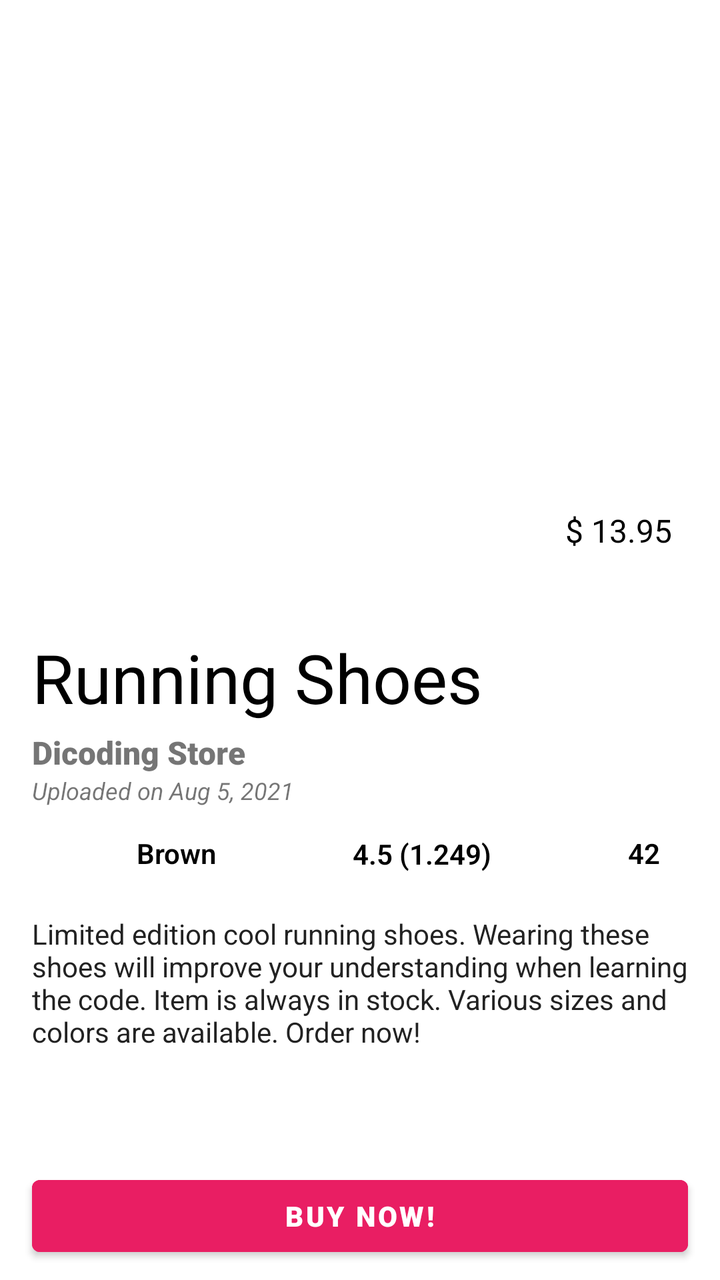
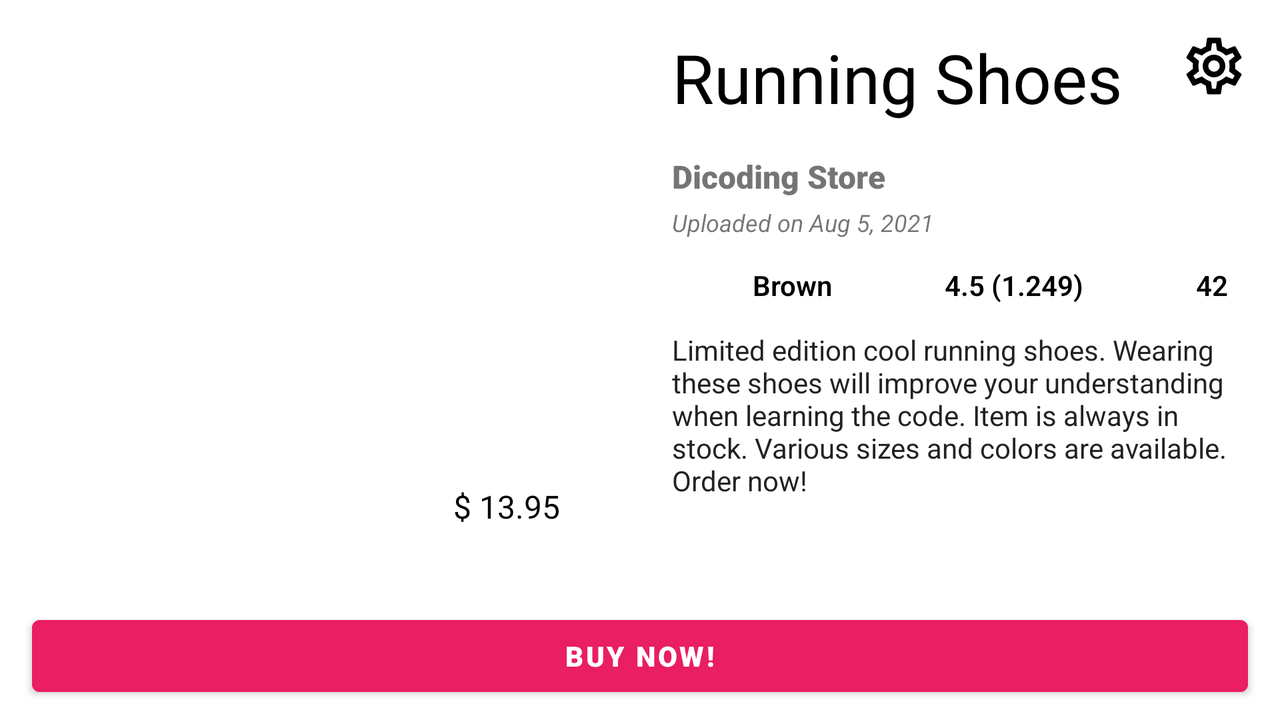

Two renders of one Android screen. The first uses the default layout on a phone; the second uses the alternative layout the repository ships for a different screen configuration, on a matching device. The two XML files are below.
<!-- AndroidManifest.xml: application theme Theme.AndroidIntemediate -->
<!-- res/layout/activity_accessibility.xml -->
<?xml version="1.0" encoding="utf-8"?>
<androidx.constraintlayout.widget.ConstraintLayout xmlns:android="http://schemas.android.com/apk/res/android"
    xmlns:app="http://schemas.android.com/apk/res-auto"
    xmlns:tools="http://schemas.android.com/tools"
    android:layout_width="match_parent"
    android:layout_height="match_parent"
    tools:context=".localizationaccessibility.accessibility.AccessibilityActivity">

    <ImageView
        android:id="@+id/imgPreview"
        android:layout_width="@dimen/value_0dp"
        android:layout_height="@dimen/value_300dp"
        android:scaleType="centerCrop"
        android:contentDescription="@string/app_name"
        app:layout_constraintTop_toTopOf="parent"
        app:layout_constraintStart_toStartOf="parent"
        app:layout_constraintEnd_toEndOf="parent"
        app:srcCompat="@drawable/shoes"/>

    <ImageView
        android:id="@+id/imgColors"
        android:layout_width="@dimen/value_30dp"
        android:layout_height="@dimen/value_30dp"
        android:layout_marginTop="@dimen/value_8dp"
        android:contentDescription="@string/app_name"
        app:layout_constraintTop_toBottomOf="@+id/tvDate"
        app:layout_constraintStart_toEndOf="@+id/space1"
        app:layout_constraintEnd_toStartOf="@+id/tvColor"
        app:layout_constraintHorizontal_bias="0.5"
        app:srcCompat="@drawable/ic_baseline_circle_24" />

    <ImageView
        android:id="@+id/imgRating"
        android:layout_width="@dimen/value_30dp"
        android:layout_height="@dimen/value_30dp"
        android:contentDescription="@string/app_name"
        app:layout_constraintTop_toTopOf="@+id/imgColors"
        app:layout_constraintStart_toEndOf="@+id/space2"
        app:layout_constraintEnd_toStartOf="@+id/tvRating"
        app:layout_constraintHorizontal_bias="0.5"
        app:srcCompat="@drawable/ic_baseline_star_24" />

    <ImageView
        android:id="@+id/imgSize"
        android:layout_width="@dimen/value_30dp"
        android:layout_height="@dimen/value_30dp"
        android:contentDescription="@string/app_name"
        app:layout_constraintTop_toTopOf="@+id/imgRating"
        app:layout_constraintStart_toEndOf="@+id/space4"
        app:layout_constraintEnd_toStartOf="@+id/tvSize"
        app:layout_constraintHorizontal_bias="0.5"
        app:srcCompat="@drawable/ic_baseline_shoe" />

    <View
        android:id="@+id/view"
        android:layout_width="@dimen/value_0dp"
        android:layout_height="@dimen/value_0dp"
        android:layout_marginTop="@dimen/value_min_8dp"
        android:layout_marginBottom="@dimen/value_min_8dp"
        android:layout_marginStart="@dimen/value_min_8dp"
        android:layout_marginEnd="@dimen/value_min_8dp"
        android:background="@drawable/rounded_background"
        app:layout_constraintTop_toTopOf="@+id/tvPrice"
        app:layout_constraintBottom_toBottomOf="@+id/tvPrice"
        app:layout_constraintStart_toStartOf="@+id/tvPrice"
        app:layout_constraintEnd_toEndOf="@+id/tvPrice"/>

    <TextView
        android:id="@+id/tvPrice"
        android:layout_width="wrap_content"
        android:layout_height="wrap_content"
        android:layout_marginBottom="@dimen/value_24dp"
        android:layout_marginEnd="@dimen/value_24dp"
        android:fontFamily="sans-serif-thin"
        android:textColor="@color/black"
        android:textSize="@dimen/value_16sp"
        android:textStyle="bold"
        android:text="@string/product_price"
        app:layout_constraintBottom_toBottomOf="@+id/imgPreview"
        app:layout_constraintEnd_toEndOf="parent" />

    <TextView
        android:id="@+id/tvName"
        android:layout_width="wrap_content"
        android:layout_height="wrap_content"
        android:layout_marginTop="@dimen/value_16dp"
        android:layout_marginStart="@dimen/value_16dp"
        android:fontFamily="sans-serif-thin"
        android:textAllCaps="false"
        android:textColor="@color/black"
        android:textSize="@dimen/value_34sp"
        android:textStyle="bold"
        android:text="@string/product_name"
        app:layout_constraintTop_toBottomOf="@+id/imgPreview"
        app:layout_constraintStart_toStartOf="parent"/>

    <TextView
        android:id="@+id/tvStore"
        android:layout_width="wrap_content"
        android:layout_height="wrap_content"
        android:layout_marginTop="@dimen/value_4dp"
        android:fontFamily="sans-serif-black"
        android:text="@string/product_store"
        android:textSize="@dimen/value_16sp"
        app:layout_constraintTop_toBottomOf="@+id/tvName"
        app:layout_constraintStart_toStartOf="@+id/tvName"/>

    <TextView
        android:id="@+id/tvDate"
        android:layout_width="wrap_content"
        android:layout_height="wrap_content"
        android:fontFamily="sans-serif"
        android:text="@string/product_date"
        android:textSize="@dimen/value_12sp"
        android:textStyle="italic"
        app:layout_constraintTop_toBottomOf="@+id/tvStore"
        app:layout_constraintStart_toStartOf="@+id/tvStore"/>

    <TextView
        android:id="@+id/tvColor"
        android:layout_width="wrap_content"
        android:layout_height="wrap_content"
        android:layout_marginStart="@dimen/value_8dp"
        android:fontFamily="sans-serif-light"
        android:text="@string/product_color"
        android:textColor="@color/black"
        android:textStyle="bold"
        app:layout_constraintTop_toTopOf="@+id/imgColors"
        app:layout_constraintBottom_toBottomOf="@+id/imgColors"
        app:layout_constraintStart_toEndOf="@+id/imgColors"
        app:layout_constraintEnd_toStartOf="@+id/space2"
        app:layout_constraintHorizontal_bias="0.5"/>

    <TextView
        android:id="@+id/tvRating"
        android:layout_width="wrap_content"
        android:layout_height="wrap_content"
        android:layout_marginStart="@dimen/value_8dp"
        android:fontFamily="sans-serif-light"
        android:text="@string/product_rating"
        android:textColor="@color/black"
        android:textStyle="bold"
        app:layout_constraintTop_toTopOf="@+id/imgRating"
        app:layout_constraintBottom_toBottomOf="@+id/imgRating"
        app:layout_constraintStart_toEndOf="@+id/imgRating"
        app:layout_constraintEnd_toStartOf="@+id/space4"
        app:layout_constraintVertical_bias="0.545"
        app:layout_constraintHorizontal_bias="0.5"/>

    <TextView
        android:id="@+id/tvSize"
        android:layout_width="wrap_content"
        android:layout_height="wrap_content"
        android:layout_marginStart="@dimen/value_8dp"
        android:fontFamily="sans-serif-light"
        android:text="@string/product_size"
        android:textColor="@color/black"
        android:textStyle="bold"
        app:layout_constraintTop_toTopOf="@+id/imgSize"
        app:layout_constraintBottom_toBottomOf="@+id/imgSize"
        app:layout_constraintStart_toEndOf="@+id/imgSize"
        app:layout_constraintEnd_toStartOf="@+id/space3"
        app:layout_constraintHorizontal_bias="0.5"/>

    <TextView
        android:id="@+id/tvDesc"
        android:layout_width="@dimen/value_0dp"
        android:layout_height="@dimen/value_0dp"
        android:layout_margin="@dimen/value_16dp"
        android:fontFamily="sans-serif"
        android:text="@string/product_description"
        android:textColor="@color/gray"
        app:layout_constraintTop_toBottomOf="@+id/imgColors"
        app:layout_constraintBottom_toTopOf="@+id/btnBuy"
        app:layout_constraintStart_toStartOf="parent"
        app:layout_constraintEnd_toEndOf="parent"/>

    <Button
        android:id="@+id/btnBuy"
        android:layout_width="@dimen/value_0dp"
        android:layout_height="wrap_content"
        android:layout_marginBottom="@dimen/value_8dp"
        android:layout_marginHorizontal="@dimen/value_16dp"
        android:backgroundTint="@color/bright_pink"
        android:fontFamily="sans-serif-black"
        android:text="@string/buy"
        app:layout_constraintBottom_toBottomOf="parent"
        app:layout_constraintStart_toStartOf="parent"
        app:layout_constraintEnd_toEndOf="parent"/>

    <Space
        android:id="@+id/space1"
        android:layout_width="@dimen/value_0dp"
        android:layout_height="wrap_content"
        app:layout_constraintTop_toTopOf="@+id/imgColors"
        app:layout_constraintBottom_toBottomOf="@+id/imgColors"
        app:layout_constraintStart_toStartOf="parent"
        app:layout_constraintEnd_toStartOf="@+id/imgColors"
        app:layout_constraintHorizontal_bias="0.5"/>

    <Space
        android:id="@+id/space2"
        android:layout_width="@dimen/value_0dp"
        android:layout_height="wrap_content"
        app:layout_constraintTop_toTopOf="@+id/imgRating"
        app:layout_constraintBottom_toBottomOf="@+id/imgRating"
        app:layout_constraintStart_toEndOf="@+id/tvColor"
        app:layout_constraintEnd_toStartOf="@+id/imgRating"
        app:layout_constraintHorizontal_bias="0.5"/>

    <Space
        android:id="@+id/space3"
        android:layout_width="@dimen/value_0dp"
        android:layout_height="wrap_content"
        app:layout_constraintTop_toTopOf="@+id/imgSize"
        app:layout_constraintBottom_toBottomOf="@+id/imgSize"
        app:layout_constraintStart_toEndOf="@+id/tvSize"
        app:layout_constraintEnd_toEndOf="parent"
        app:layout_constraintHorizontal_bias="0.5"/>

    <Space
        android:id="@+id/space4"
        android:layout_width="@dimen/value_0dp"
        android:layout_height="wrap_content"
        app:layout_constraintTop_toTopOf="@+id/imgRating"
        app:layout_constraintBottom_toBottomOf="@+id/imgRating"
        app:layout_constraintStart_toEndOf="@+id/tvRating"
        app:layout_constraintEnd_toStartOf="@+id/imgSize"
        app:layout_constraintHorizontal_bias="0.5"/>

    <ImageView
        android:id="@+id/imgSetting"
        android:layout_width="@dimen/value_50dp"
        android:layout_height="@dimen/value_50dp"
        android:layout_marginTop="@dimen/value_8dp"
        android:layout_marginEnd="@dimen/value_8dp"
        android:padding="@dimen/value_8dp"
        android:contentDescription="@string/app_name"
        app:srcCompat="@drawable/ic_outline_settings"
        app:tint="@color/white"
        app:layout_constraintTop_toTopOf="parent"
        app:layout_constraintEnd_toEndOf="parent"/>

</androidx.constraintlayout.widget.ConstraintLayout>
<!-- resources referenced by this layout -->
<resources>
  <color name="black">#FF000000</color>
  <color name="bright_pink">#E91E63</color>
  <color name="gray">#222</color>
  <color name="white">#FFFFFFFF</color>
  <dimen name="value_0dp">0dp</dimen>
  <dimen name="value_12sp">12sp</dimen>
  <dimen name="value_16dp">16dp</dimen>
  <dimen name="value_16sp">16sp</dimen>
  <dimen name="value_24dp">24dp</dimen>
  <dimen name="value_300dp">300dp</dimen>
  <dimen name="value_30dp">30dp</dimen>
  <dimen name="value_34sp">34sp</dimen>
  <dimen name="value_4dp">4dp</dimen>
  <dimen name="value_50dp">50dp</dimen>
  <dimen name="value_8dp">8dp</dimen>
  <dimen name="value_min_8dp">-8dp</dimen>
  <!-- drawable ic_outline_settings: vector/xml drawable (drawable, 2030 chars, omitted) -->
  <string name="app_name" translatable="false">Android Intemediate</string>
  <string name="buy">Buy Now!</string>
  <string name="product_color">Brown</string>
  <string name="product_date">Uploaded on Aug 5, 2021</string>
  <string name="product_description">Limited edition cool running shoes. Wearing these shoes will improve your understanding when learning the code. Item is always in stock. Various sizes and colors are available. Order now!</string>
  <string name="product_name">Running Shoes</string>
  <string name="product_price">$ 13.95</string>
  <string name="product_rating">4.5 (1.249)</string>
  <string name="product_size">42</string>
  <string name="product_store">Dicoding Store</string>
  <style name="Theme.AndroidIntemediate" parent="Theme.MaterialComponents.DayNight.DarkActionBar">
          
          <item name="colorPrimary">@color/purple_500</item>
          <item name="colorPrimaryVariant">@color/purple_700</item>
          <item name="colorOnPrimary">@color/white</item>
          
          <item name="colorSecondary">@color/teal_200</item>
          <item name="colorSecondaryVariant">@color/teal_700</item>
          <item name="colorOnSecondary">@color/black</item>
          
          <item name="android:statusBarColor" tools:targetApi="l">?attr/colorPrimaryVariant</item>
          
          <item name="android:windowActivityTransitions">true</item>
          <item name="android:windowEnterTransition">@android:transition/explode</item>
          <item name="android:windowExitTransition">@android:transition/explode</item>
      </style>
  <color name="purple_500">#FF6200EE</color>
  <color name="purple_700">#FF3700B3</color>
  <color name="teal_200">#FF03DAC5</color>
  <color name="teal_700">#FF018786</color>
</resources>
<!-- res/layout-land/activity_accessibility.xml (the repository's variant of the layout above) -->
<!-- drawn on the phone turned sideways -->
<?xml version="1.0" encoding="utf-8"?>
<androidx.constraintlayout.widget.ConstraintLayout xmlns:android="http://schemas.android.com/apk/res/android"
    xmlns:app="http://schemas.android.com/apk/res-auto"
    xmlns:tools="http://schemas.android.com/tools"
    android:layout_width="match_parent"
    android:layout_height="match_parent"
    tools:context=".localizationaccessibility.accessibility.AccessibilityActivity">

    <androidx.constraintlayout.widget.Guideline
        android:id="@+id/guidelineVertical"
        android:layout_width="wrap_content"
        android:layout_height="@dimen/value_64dp"
        android:orientation="vertical"
        app:layout_constraintEnd_toEndOf="parent"
        app:layout_constraintGuide_percent="0.5"
        app:layout_constraintStart_toStartOf="parent" />

    <ImageView
        android:id="@+id/imgPreview"
        android:layout_width="@dimen/value_0dp"
        android:layout_height="@dimen/value_0dp"
        android:layout_margin="@dimen/value_16dp"
        android:scaleType="centerCrop"
        android:contentDescription="@string/app_name"
        app:layout_constraintTop_toTopOf="parent"
        app:layout_constraintBottom_toTopOf="@id/btnBuy"
        app:layout_constraintStart_toStartOf="parent"
        app:layout_constraintEnd_toStartOf="@id/guidelineVertical"
        app:srcCompat="@drawable/shoes"/>

    <View
        android:id="@+id/view1"
        android:layout_width="@dimen/value_0dp"
        android:layout_height="@dimen/value_0dp"
        android:layout_marginTop="@dimen/value_min_8dp"
        android:layout_marginBottom="@dimen/value_min_8dp"
        android:layout_marginStart="@dimen/value_min_8dp"
        android:layout_marginEnd="@dimen/value_min_8dp"
        android:background="@drawable/rounded_background"
        app:layout_constraintTop_toBottomOf="@id/tvPrice"
        app:layout_constraintBottom_toBottomOf="@id/tvPrice"
        app:layout_constraintStart_toStartOf="@id/tvPrice"
        app:layout_constraintEnd_toEndOf="@id/tvPrice"/>

    <ImageView
        android:id="@+id/imgColors"
        android:layout_width="@dimen/value_30dp"
        android:layout_height="@dimen/value_30dp"
        android:layout_marginTop="@dimen/value_8dp"
        android:contentDescription="@string/app_name"
        app:layout_constraintTop_toBottomOf="@+id/tvDate"
        app:layout_constraintStart_toEndOf="@+id/space1"
        app:layout_constraintEnd_toStartOf="@+id/tvColor"
        app:layout_constraintHorizontal_bias="0.5"
        app:srcCompat="@drawable/ic_baseline_circle_24" />

    <ImageView
        android:id="@+id/imgRating"
        android:layout_width="@dimen/value_30dp"
        android:layout_height="@dimen/value_30dp"
        android:contentDescription="@string/app_name"
        app:layout_constraintTop_toTopOf="@+id/imgColors"
        app:layout_constraintBottom_toBottomOf="@id/imgColors"
        app:layout_constraintStart_toEndOf="@+id/space2"
        app:layout_constraintEnd_toStartOf="@+id/tvRating"
        app:layout_constraintHorizontal_bias="0.5"
        app:srcCompat="@drawable/ic_baseline_star_24" />

    <ImageView
        android:id="@+id/imgSize"
        android:layout_width="@dimen/value_30dp"
        android:layout_height="@dimen/value_30dp"
        android:contentDescription="@string/app_name"
        app:layout_constraintTop_toTopOf="@+id/imgRating"
        app:layout_constraintBottom_toBottomOf="@id/imgRating"
        app:layout_constraintStart_toEndOf="@+id/space4"
        app:layout_constraintEnd_toStartOf="@+id/tvSize"
        app:layout_constraintHorizontal_bias="0.5"
        app:srcCompat="@drawable/ic_baseline_shoe" />

    <View
        android:id="@+id/view"
        android:layout_width="@dimen/value_0dp"
        android:layout_height="@dimen/value_0dp"
        android:layout_marginTop="@dimen/value_min_8dp"
        android:layout_marginBottom="@dimen/value_min_8dp"
        android:layout_marginStart="@dimen/value_min_8dp"
        android:layout_marginEnd="@dimen/value_min_8dp"
        android:background="@drawable/rounded_background"
        app:layout_constraintTop_toTopOf="@+id/tvPrice"
        app:layout_constraintBottom_toBottomOf="@+id/tvPrice"
        app:layout_constraintStart_toStartOf="@+id/tvPrice"
        app:layout_constraintEnd_toEndOf="@+id/tvPrice"/>

    <TextView
        android:id="@+id/tvPrice"
        android:layout_width="wrap_content"
        android:layout_height="wrap_content"
        android:layout_marginBottom="@dimen/value_24dp"
        android:layout_marginEnd="@dimen/value_24dp"
        android:fontFamily="sans-serif-thin"
        android:textColor="@color/black"
        android:textSize="@dimen/value_16sp"
        android:textStyle="bold"
        android:text="@string/product_price"
        app:layout_constraintBottom_toBottomOf="@+id/imgPreview"
        app:layout_constraintEnd_toEndOf="@id/imgPreview" />

    <TextView
        android:id="@+id/tvName"
        android:layout_width="wrap_content"
        android:layout_height="wrap_content"
        android:layout_marginTop="@dimen/value_16dp"
        android:layout_marginStart="@dimen/value_16dp"
        android:fontFamily="sans-serif-thin"
        android:maxLines="2"
        android:textAllCaps="false"
        android:textColor="@color/black"
        android:textSize="@dimen/value_34sp"
        android:textStyle="bold"
        android:text="@string/product_name"
        app:layout_constraintTop_toTopOf="parent"
        app:layout_constraintStart_toStartOf="@id/guidelineVertical"/>

    <TextView
        android:id="@+id/tvStore"
        android:layout_width="wrap_content"
        android:layout_height="wrap_content"
        android:layout_marginTop="@dimen/value_16dp"
        android:fontFamily="sans-serif-black"
        android:text="@string/product_store"
        android:textSize="@dimen/value_16sp"
        app:layout_constraintTop_toBottomOf="@+id/tvName"
        app:layout_constraintStart_toStartOf="@+id/tvName"/>

    <TextView
        android:id="@+id/tvDate"
        android:layout_width="@dimen/value_0dp"
        android:layout_height="wrap_content"
        android:layout_marginTop="@dimen/value_4dp"
        android:layout_marginEnd="@dimen/value_16dp"
        android:fontFamily="sans-serif"
        android:text="@string/product_date"
        android:textSize="@dimen/value_12sp"
        android:textStyle="italic"
        app:layout_constraintTop_toBottomOf="@+id/tvStore"
        app:layout_constraintStart_toStartOf="@+id/tvStore"
        app:layout_constraintEnd_toEndOf="parent"/>

    <TextView
        android:id="@+id/tvColor"
        android:layout_width="wrap_content"
        android:layout_height="wrap_content"
        android:fontFamily="sans-serif-light"
        android:text="@string/product_color"
        android:textColor="@color/black"
        android:textStyle="bold"
        app:layout_constraintTop_toTopOf="@+id/imgColors"
        app:layout_constraintBottom_toBottomOf="@+id/imgColors"
        app:layout_constraintStart_toEndOf="@+id/imgColors"
        app:layout_constraintEnd_toStartOf="@+id/space2"
        app:layout_constraintHorizontal_bias="0.5"/>

    <TextView
        android:id="@+id/tvRating"
        android:layout_width="wrap_content"
        android:layout_height="wrap_content"
        android:fontFamily="sans-serif-light"
        android:text="@string/product_rating"
        android:textColor="@color/black"
        android:textStyle="bold"
        app:layout_constraintTop_toTopOf="@+id/imgRating"
        app:layout_constraintBottom_toBottomOf="@+id/imgRating"
        app:layout_constraintStart_toEndOf="@+id/imgRating"
        app:layout_constraintEnd_toStartOf="@+id/space4"
        app:layout_constraintHorizontal_bias="0.5"/>

    <TextView
        android:id="@+id/tvSize"
        android:layout_width="wrap_content"
        android:layout_height="wrap_content"
        android:fontFamily="sans-serif-light"
        android:text="@string/product_size"
        android:textColor="@color/black"
        android:textStyle="bold"
        app:layout_constraintTop_toTopOf="@+id/imgSize"
        app:layout_constraintBottom_toBottomOf="@+id/imgSize"
        app:layout_constraintStart_toEndOf="@+id/imgSize"
        app:layout_constraintEnd_toStartOf="@+id/space3"
        app:layout_constraintHorizontal_bias="0.5"/>

    <TextView
        android:id="@+id/tvDesc"
        android:layout_width="@dimen/value_0dp"
        android:layout_height="@dimen/value_0dp"
        android:layout_marginVertical="@dimen/value_8dp"
        android:layout_marginHorizontal="@dimen/value_16dp"
        android:fontFamily="sans-serif"
        android:text="@string/product_description"
        android:textColor="@color/gray"
        app:layout_constraintTop_toBottomOf="@+id/imgColors"
        app:layout_constraintBottom_toTopOf="@+id/btnBuy"
        app:layout_constraintStart_toStartOf="@id/guidelineVertical"
        app:layout_constraintEnd_toEndOf="parent"/>

    <Button
        android:id="@+id/btnBuy"
        android:layout_width="@dimen/value_0dp"
        android:layout_height="wrap_content"
        android:layout_marginBottom="@dimen/value_8dp"
        android:layout_marginHorizontal="@dimen/value_16dp"
        android:backgroundTint="@color/bright_pink"
        android:fontFamily="sans-serif-black"
        android:text="@string/buy"
        app:layout_constraintBottom_toBottomOf="parent"
        app:layout_constraintStart_toStartOf="parent"
        app:layout_constraintEnd_toEndOf="parent"/>

    <Space
        android:id="@+id/space1"
        android:layout_width="@dimen/value_0dp"
        android:layout_height="wrap_content"
        app:layout_constraintTop_toTopOf="@+id/imgColors"
        app:layout_constraintBottom_toBottomOf="@+id/imgColors"
        app:layout_constraintStart_toStartOf="@id/guidelineVertical"
        app:layout_constraintEnd_toStartOf="@+id/imgColors" />

    <Space
        android:id="@+id/space2"
        android:layout_width="@dimen/value_0dp"
        android:layout_height="wrap_content"
        app:layout_constraintTop_toTopOf="@+id/tvColor"
        app:layout_constraintBottom_toBottomOf="@+id/tvColor"
        app:layout_constraintStart_toEndOf="@+id/tvColor"
        app:layout_constraintEnd_toStartOf="@+id/imgRating"
        app:layout_constraintHorizontal_bias="0.5"/>

    <Space
        android:id="@+id/space3"
        android:layout_width="@dimen/value_0dp"
        android:layout_height="wrap_content"
        app:layout_constraintTop_toTopOf="@+id/tvSize"
        app:layout_constraintBottom_toBottomOf="@+id/tvSize"
        app:layout_constraintStart_toEndOf="@+id/tvSize"
        app:layout_constraintEnd_toEndOf="parent"
        app:layout_constraintHorizontal_bias="0.5"/>

    <Space
        android:id="@+id/space4"
        android:layout_width="@dimen/value_0dp"
        android:layout_height="wrap_content"
        app:layout_constraintTop_toTopOf="@+id/tvRating"
        app:layout_constraintBottom_toBottomOf="@+id/tvRating"
        app:layout_constraintStart_toEndOf="@+id/tvRating"
        app:layout_constraintEnd_toStartOf="@+id/imgSize"
        app:layout_constraintHorizontal_bias="0.5"/>

    <ImageView
        android:id="@+id/imgSetting"
        android:layout_width="@dimen/value_50dp"
        android:layout_height="@dimen/value_50dp"
        android:layout_marginTop="@dimen/value_8dp"
        android:layout_marginEnd="@dimen/value_8dp"
        android:padding="@dimen/value_8dp"
        android:contentDescription="@string/app_name"
        app:srcCompat="@drawable/ic_outline_settings"
        app:layout_constraintTop_toTopOf="parent"
        app:layout_constraintEnd_toEndOf="parent"/>

</androidx.constraintlayout.widget.ConstraintLayout>
<!-- resources referenced by the variant -->
<!-- as the phone turned sideways resolves them -->
<resources>
  <color name="black">#FF000000</color>
  <color name="bright_pink">#E91E63</color>
  <color name="gray">#222</color>
  <dimen name="value_0dp">0dp</dimen>
  <dimen name="value_12sp">12sp</dimen>
  <dimen name="value_16dp">16dp</dimen>
  <dimen name="value_16sp">16sp</dimen>
  <dimen name="value_24dp">24dp</dimen>
  <dimen name="value_30dp">30dp</dimen>
  <dimen name="value_34sp">34sp</dimen>
  <dimen name="value_4dp">4dp</dimen>
  <dimen name="value_50dp">50dp</dimen>
  <dimen name="value_64dp">64dp</dimen>
  <dimen name="value_8dp">8dp</dimen>
  <dimen name="value_min_8dp">-8dp</dimen>
  <!-- drawable ic_outline_settings: vector/xml drawable (drawable, 2030 chars, omitted) -->
  <string name="app_name" translatable="false">Android Intemediate</string>
  <string name="buy">Buy Now!</string>
  <string name="product_color">Brown</string>
  <string name="product_date">Uploaded on Aug 5, 2021</string>
  <string name="product_description">Limited edition cool running shoes. Wearing these shoes will improve your understanding when learning the code. Item is always in stock. Various sizes and colors are available. Order now!</string>
  <string name="product_name">Running Shoes</string>
  <string name="product_price">$ 13.95</string>
  <string name="product_rating">4.5 (1.249)</string>
  <string name="product_size">42</string>
  <string name="product_store">Dicoding Store</string>
  <style name="Theme.AndroidIntemediate" parent="Theme.MaterialComponents.DayNight.DarkActionBar">
          
          <item name="colorPrimary">@color/purple_500</item>
          <item name="colorPrimaryVariant">@color/purple_700</item>
          <item name="colorOnPrimary">@color/white</item>
          
          <item name="colorSecondary">@color/teal_200</item>
          <item name="colorSecondaryVariant">@color/teal_700</item>
          <item name="colorOnSecondary">@color/black</item>
          
          <item name="android:statusBarColor" tools:targetApi="l">?attr/colorPrimaryVariant</item>
          
          <item name="android:windowActivityTransitions">true</item>
          <item name="android:windowEnterTransition">@android:transition/explode</item>
          <item name="android:windowExitTransition">@android:transition/explode</item>
      </style>
  <color name="purple_500">#FF6200EE</color>
  <color name="purple_700">#FF3700B3</color>
  <color name="white">#FFFFFFFF</color>
  <color name="teal_200">#FF03DAC5</color>
  <color name="teal_700">#FF018786</color>
</resources>
